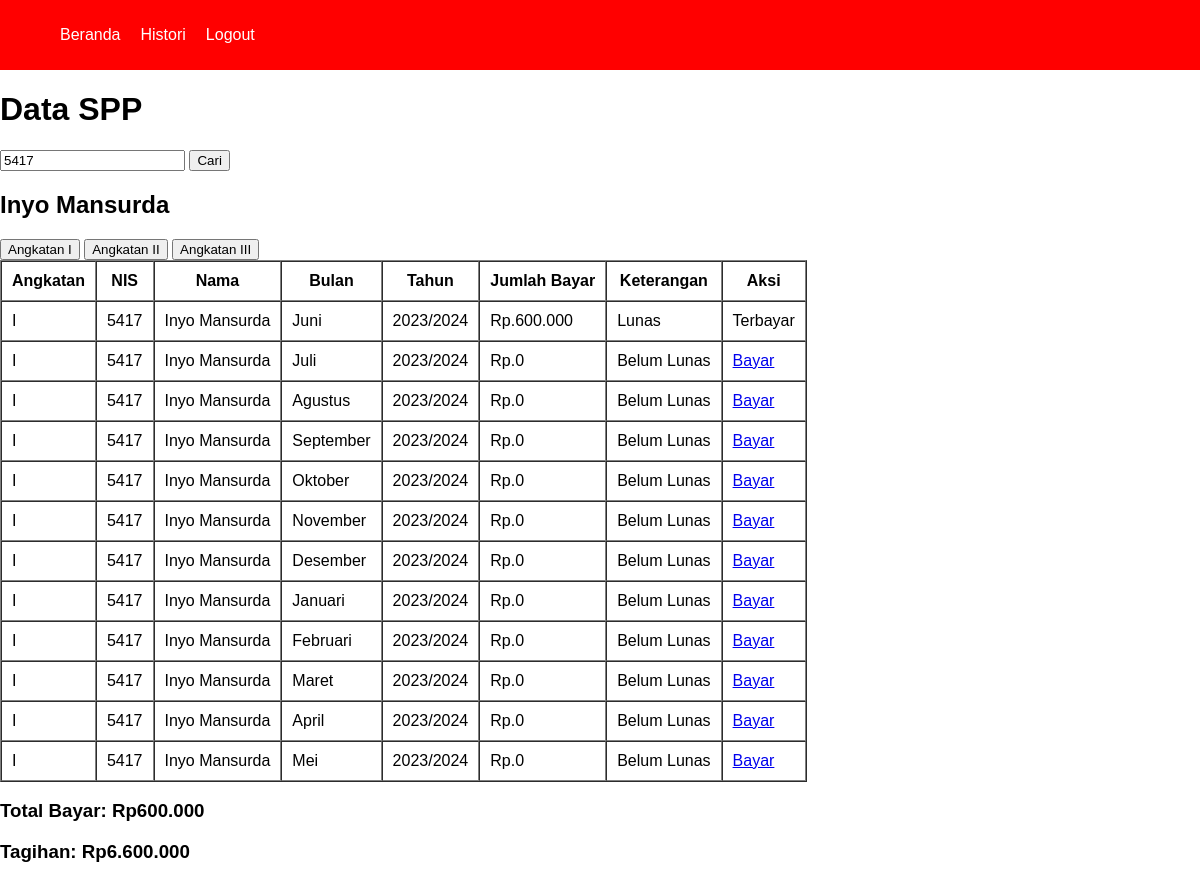
The app's page /pembayaran/pembayaran.php?keyword=5417 (signed in), older data.
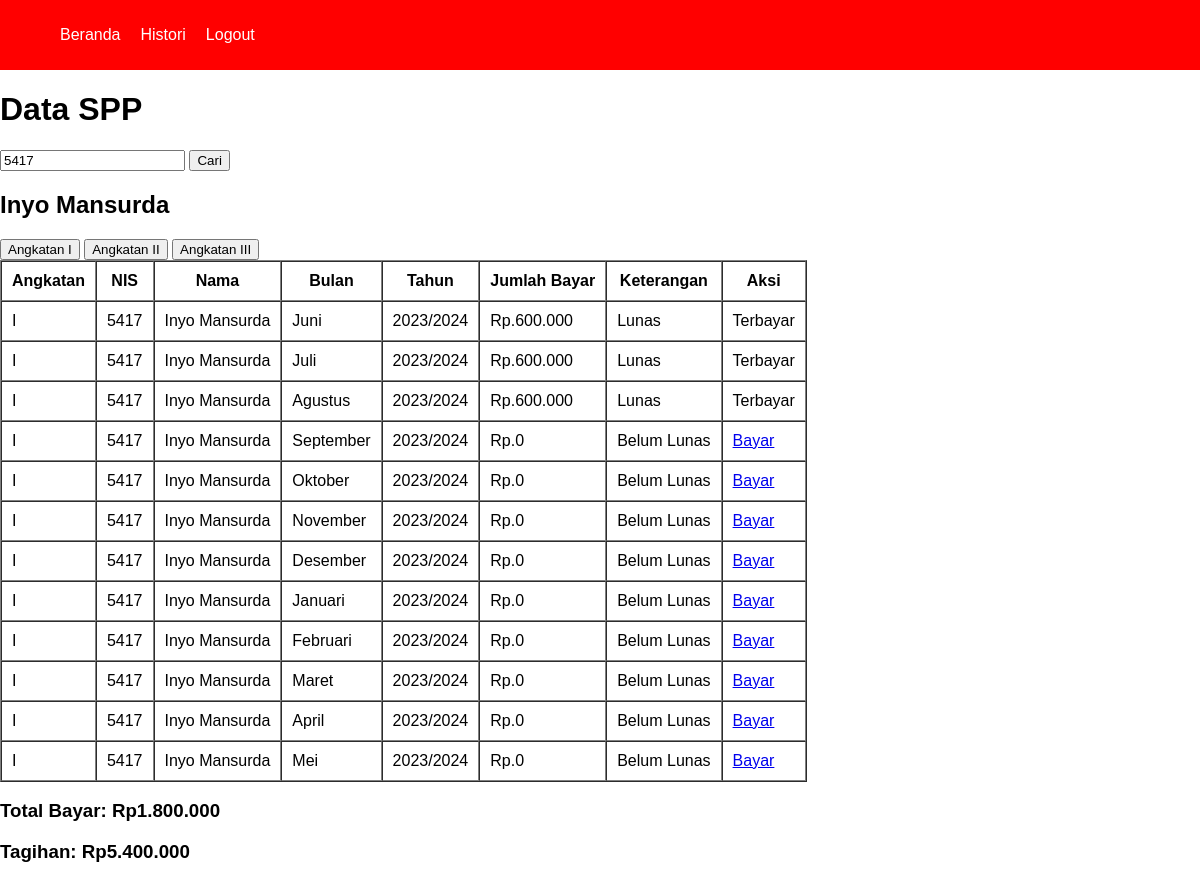
The same page, newer data.
### tables this page shows
CREATE TABLE `tb_pembayaran` (
  `id_pembayaran` int(11) NOT NULL,
  `nis` int(11) NOT NULL,
  `bulan` varchar(50) NOT NULL,
  `tahun` varchar(50) NOT NULL,
  `jumlah_bayar` double DEFAULT NULL,
  `angkatan` varchar(10) NOT NULL
);

CREATE TABLE `tb_siswa` (
  `nis` int(11) NOT NULL,
  `nama_siswa` varchar(100) NOT NULL,
  `password` varchar(10) NOT NULL,
  `id_kelas` varchar(10) NOT NULL,
  `jenis_kelamin` varchar(10) NOT NULL,
  `alamat` varchar(100) NOT NULL
);

### pembayaran/functions_pembayaran.php (called while the page is built, shortened)
<?php
        $conn = mysqli_connect("localhost", "root", "", "spp_db");
        function query($query){
            global $conn;
            $result = mysqli_query($conn, $query);
            $rows = [];
            while( $row = mysqli_fetch_assoc($result)) {
                $rows[] = $row;
            }
            return $rows;
        }

### pembayaran/pembayaran.php (the view, shortened to what this page needs)
<?php
    require 'functions_pembayaran.php';
    require '../views/template/navbar.php';
    if(isset($_GET['keyword'])) {
        $keyword = $_GET['keyword'];
        $nama = query("SELECT * FROM tb_siswa WHERE nis = $keyword");
        $pembayaran = query("SELECT * FROM tb_pembayaran INNER JOIN tb_siswa USING(nis) WHERE nis = $keyword AND angkatan = 'I'");
        $tagihan = query("SELECT SUM(jumlah_bayar) FROM tb_pembayaran INNER JOIN tb_siswa USING(nis) WHERE nis = $keyword AND angkatan='I'")[0];
    }
?>
<!DOCTYPE html>
<html lang="en">
<head>
    <link rel="stylesheet" href="../CSS/style.css">
</head>
<body>
    <h1>Data SPP</h1>
    <form action="" method="GET" autocomplete="off" class="search-form">
        <?php if (!isset($_GET['keyword'])) : ?>
        <input type="text" name="keyword" placeholder="Cari NIS"  maxlength="4" required>
        <?php else : ?>
        <input type="text" name="keyword" placeholder="Cari NIS" value="<?= $_GET['keyword']; ?>"  maxlength="4" required>
        <?php endif; ?>
        <button type="submit">Cari</button>
    </form>
    <?php if (isset($_GET['keyword'])) : ?>
        <h2><?= $nama[0]["nama_siswa"]; ?></h2>
        <form action="" method="POST">
            <button type="submit" name="angkatan-1">Angkatan I</button>
            <button type="submit" name="angkatan-2">Angkatan II</button>
            <button type="submit" name="angkatan-3">Angkatan III</button>
        </form>
        <table border="1" cellspacing="0" cellpadding="10">
            <tr>
                <th>Angkatan</th>
                <th>NIS</th>
                <th>Nama</th>
                <th>Bulan</th>
                <th>Tahun</th>
                <th>Jumlah Bayar</th>
                <th>Keterangan</th>
                <th>Aksi</th>
            </tr>
            <?php foreach($pembayaran as $row) : ?>
            <tr>
                <td><?= $row["angkatan"]; ?></td>
                <td><?= $row["nis"]; ?></td>
                <td><?= $row["nama_siswa"]; ?></td>
                <td><?= $row["bulan"]; ?></td>
                <td><?= $row["tahun"]; ?></td>
                <td>Rp.<?= number_format($row["jumlah_bayar"], 0, ',', '.'); ?></td>
                <td>
                    <?php
                        if($row["jumlah_bayar"] > 0){
                            echo "Lunas";
                        } else{
                            echo "Belum Lunas";
                        }
                    ?>
                </td>
                <?php
                    if($row["jumlah_bayar"] == 600000){
                ?> <td>Terbayar</td>
                <?php
                    } else{
                ?>
                <td>
                    <a href="proses_bayar.php?id_pembayaran=<?= $row["id_pembayaran"]; ?>&nis=<?= $row["nis"]; ?>">Bayar</a>
                </td>
                <?php
                    }
                ?>
            </tr>
            <?php endforeach; ?>
        </table>
        <h3>Total Bayar: Rp<?= number_format($tagihan['SUM(jumlah_bayar)'], 0, ',', '.'); ?></h3>
        <?php $totalNominal = 600000 * 12; ?>
        <h3>Tagihan: Rp<?= number_format($totalNominal - (int) $tagihan['SUM(jumlah_bayar)'], 0, ',', '.'); ?></h3>
    <?php endif; ?>
</body>
</html>

Row changes from the older to the newer data that the page shows:
changed tb_pembayaran "Juli": jumlah_bayar "0" → "600.000"; jumlah_bayar "Belum Lunas Bayar" → "Lunas Terbayar"
changed tb_pembayaran "Agustus": jumlah_bayar "0" → "600.000"; jumlah_bayar "Belum Lunas Bayar" → "Lunas Terbayar"
Text that changed along with them:
$tagihan['SUM(jumlah_bayar)']: "600.000" → "1.800.000"
$totalNominal - (int) $tagihan['SUM(jumlah_bayar)']: "6.600.000" → "5.400.000"
